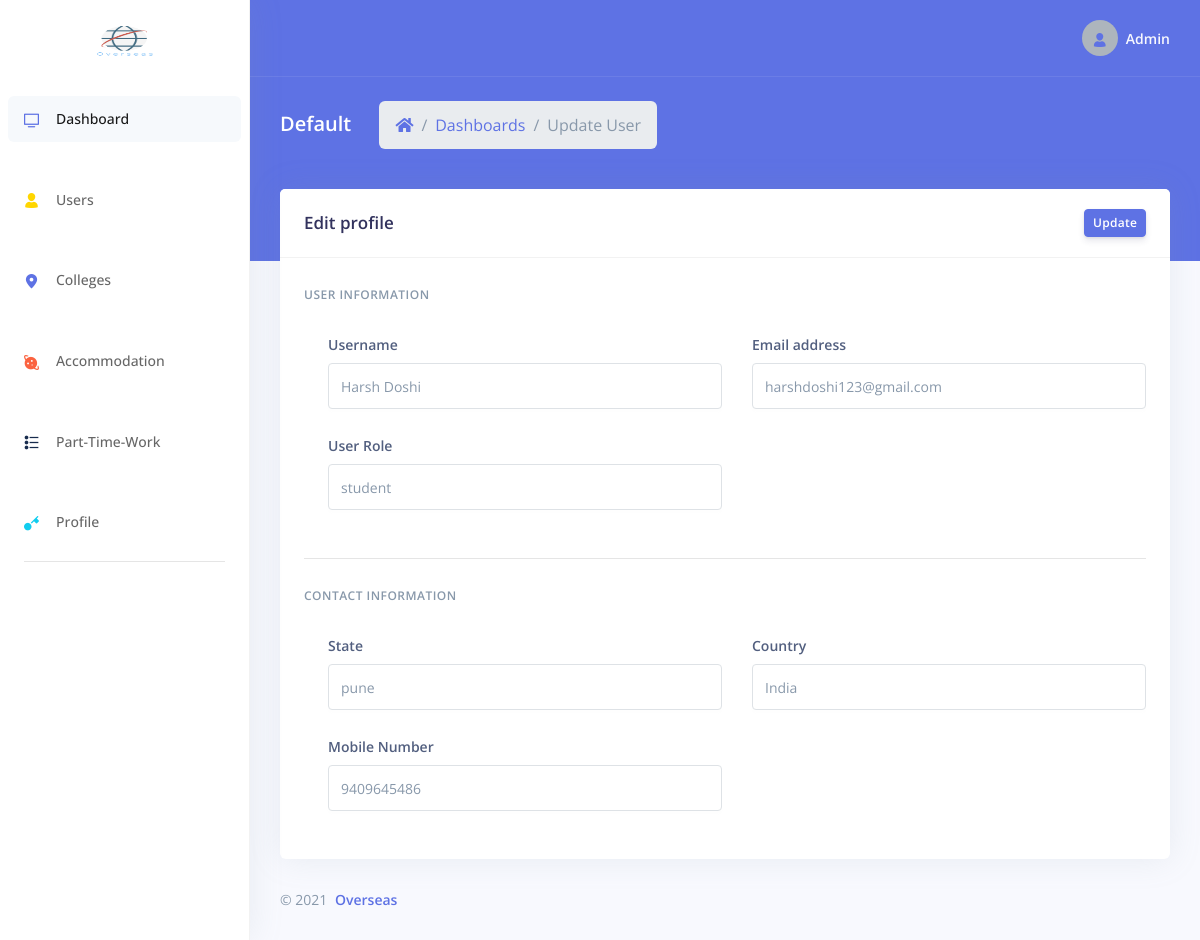
The app's page /dashboard/admin/update_user.php?id=1 (signed in) with its own data.
### tables this page shows
CREATE TABLE `users` (
  `uid` int(6) NOT NULL,
  `uname` varchar(25) NOT NULL,
  `uemail` varchar(30) NOT NULL,
  `umobile` varchar(13) NOT NULL,
  `ustate` varchar(20) NOT NULL,
  `ucon` varchar(20) NOT NULL,
  `upwd` varchar(255) NOT NULL,
  `urole` varchar(15) NOT NULL
);

### dashboard/admin/update_user.php (the view, shortened to what this page needs)
<?php
include_once('../../database/dbconn.php');
if ($_SESSION['overseas_admin']) {
?>
  <!DOCTYPE html>
  <html>
  <head>
    <link rel="stylesheet" href="../assets/vendor/nucleo/css/nucleo.css" type="text/css">
    <link rel="stylesheet" href="../assets/vendor/@fortawesome/fontawesome-free/css/all.min.css" type="text/css">
    <link rel="stylesheet" href="../assets/css/argon.css?v=1.2.0" type="text/css">
  </head>
  <body>
    <nav class="sidenav navbar navbar-vertical  fixed-left  navbar-expand-xs navbar-light bg-white" id="sidenav-main">
      <div class="scrollbar-inner">
        <div class="sidenav-header  align-items-center">
          <a class="navbar-brand" href="javascript:void(0)">
            <img src="../../assets/img/logo.png" style="height: 100px; width:60px;" class="navbar-brand-img" alt="...">
          </a>
        </div>
        <div class="navbar-inner">
          <div class="collapse navbar-collapse" id="sidenav-collapse-main">
            <ul class="navbar-nav">
              <li class="nav-item">
                <a class="nav-link active" href="index.php">
                  <i class="ni ni-tv-2 text-primary"></i>
                  <span class="nav-link-text">Dashboard</span>
                </a>
              </li>
              <li class="nav-item">
                <a class="nav-link" href="manage_user.php">
                  <i class="ni ni-single-02 text-yellow"></i>
                  <span class="nav-link-text">Users</span>
                </a>
              </li>
              <li class="nav-item">
                <a class="nav-link" href="manage_colleges.php">
                  <i class="ni ni-pin-3 text-primary"></i>
                  <span class="nav-link-text">Colleges</span>
                </a>
              </li>
              <li class="nav-item">
                <a class="nav-link" href="manage_acc.php">
                  <i class="ni ni-planet text-orange"></i>
                  <span class="nav-link-text">Accommodation</span>
                </a>
              </li>
              <li class="nav-item">
                <a class="nav-link" href="manage_ptw.php">
                  <i class="ni ni-bullet-list-67 text-default"></i>
                  <span class="nav-link-text">Part-Time-Work</span>
                </a>
              </li>
              <li class="nav-item">
                <a class="nav-link" href="profile.php">
                  <i class="ni ni-key-25 text-info"></i>
                  <span class="nav-link-text">Profile</span>
                </a>
              </li>
            </ul>
            <hr class="my-3">
          </div>
        </div>
      </div>
    </nav>
    <div class="main-content" id="panel">
      <nav class="navbar navbar-top navbar-expand navbar-dark bg-primary border-bottom">
        <div class="container-fluid">
          <div class="collapse navbar-collapse" id="navbarSupportedContent">
            <ul class="navbar-nav align-items-center  ml-auto ml-md-0 ">
              <li class="nav-item dropdown">
                <a class="nav-link pr-0" href="#" role="button" data-toggle="dropdown" aria-haspopup="true" aria-expanded="false">
                  <div class="media align-items-center">
                    <span class="avatar avatar-sm rounded-circle">
                      <i class="ni ni-single-02 text-blue"></i>
                    </span>
                    <div class="media-body  ml-2  d-none d-lg-block">
                      <span class="mb-0 text-sm  font-weight-bold">Admin</span>
                    </div>
                  </div>
                </a>
              </li>
            </ul>
          </div>
        </div>
      </nav>
      <div class="header bg-primary pb-6">
        <div class="container-fluid">
          <div class="header-body">
            <div class="row align-items-center py-4">
              <div class="col-lg-6 col-7">
                <h6 class="h2 text-white d-inline-block mb-0">Default</h6>
                <nav aria-label="breadcrumb" class="d-none d-md-inline-block ml-md-4">
                  <ol class="breadcrumb breadcrumb-links breadcrumb-dark">
                    <li class="breadcrumb-item"><a href="index.php"><i class="fas fa-home"></i></a></li>
                    <li class="breadcrumb-item"><a href="index.php">Dashboards</a></li>
                    <li class="breadcrumb-item active" aria-current="page">Update User</li>
                  </ol>
                </nav>
              </div>
            </div>
          </div>
        </div>
      </div>
    <form method="post">
      <div class="container-fluid mt--6">
        <div class="row">
        <div class="col-xl-12 order-xl-1">
          <div class="card">
            <div class="card-header">
              <div class="row align-items-center">
                <div class="col-8">
                  <h3 class="mb-0">Edit profile </h3>
                </div>
                <div class="col-4 text-right">
                  <button type="submit" name="update" class="btn btn-sm btn-primary" >Update</button>
                </div>
              </div>
            </div>
            <?php
                $ID = $_REQUEST['id'];
                $selqry = "SELECT * FROM USERS WHERE uid='$ID' ";
                $selexe = mysqli_query($conn, $selqry);
                $fetch = mysqli_fetch_assoc($selexe);
            ?>
            <div class="card-body">
                <h6 class="heading-small text-muted mb-4">User information</h6>
                <div class="pl-lg-4">
                  <div class="row">
                    <div class="col-lg-6">
                      <div class="form-group">
                        <label class="form-control-label" for="input-username">Username</label>
                        <input type="text" name="name" id="input-username" class="form-control" value="<?php echo $fetch['uname']; ?>">
                      </div>
                    </div>
                    <div class="col-lg-6">
                      <div class="form-group">
                        <label class="form-control-label" for="input-email">Email address</label>
                        <input type="email" name="email" id="input-email" class="form-control" value="<?php echo $fetch['uemail']; ?>" >
                      </div>
                    </div>
                  </div>
                  <div class="row">
                    <div class="col-lg-6">
                      <div class="form-group">
                        <label class="form-control-label" for="input-last-name">User Role</label>
                        <input type="text" name="role" id="input-last-name" class="form-control"  value="<?php echo $fetch['urole']; ?>">
                      </div>
                    </div>
                  </div>
                </div>
                <hr class="my-4" />
                <h6 class="heading-small text-muted mb-4">Contact information</h6>
                <div class="pl-lg-4">
                  <div class="row">
                    <div class="col-lg-6">
                      <div class="form-group">
                        <label class="form-control-label" for="input-city">State</label>
                        <input type="text" id="input-city" name="state" class="form-control"  value="<?php echo $fetch['ustate']; ?>">
                      </div>
                    </div>
                    <div class="col-lg-6">
                      <div class="form-group">
                        <label class="form-control-label" for="input-country">Country</label>
                        <input type="text" id="input-country" name="con" class="form-control" value="<?php echo $fetch['ucon']; ?>">
                      </div>
                    </div>
                    <div class="col-lg-6">
                      <div class="form-group">
                        <label class="form-control-label" for="input-first-name">Mobile Number</label>
                        <input type="text" id="input-first-name" name="phon" class="form-control" value="<?php echo $fetch['umobile']; ?>">
                      </div>
                    </div>
                  </div>
                </div>
        </div>
      </div>
      </form>
          <footer class="footer pt-0">
                        <div class="row align-items-center justify-content-lg-between">
                            <div class="col-lg-6">
                                <div class="copyright text-center  text-lg-left  text-muted">
                                    &copy; 2021 <a href="index.php" class="font-weight-bold ml-1"
                                        target="_blank">Overseas</a>
                                </div>
                            </div>
                        </div>
                    </footer>
                </div>
  </body>
  </html>
<?php
} else {
  redirect('../loginindex.php');
}
?>

### records on screen
users: name "Harsh Doshi", email "harshdoshi123@gmail.com", role "student", state "pune", con "India", phon "9409645486"
